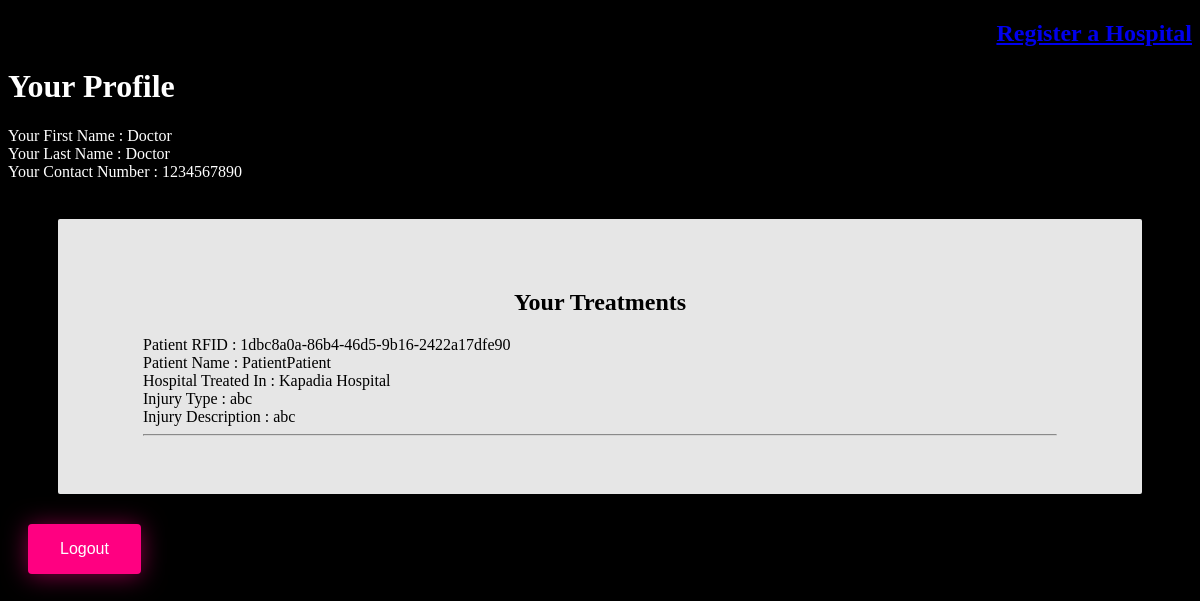
Page /doctorp/doctor/profile (signed in) on the earlier database version.
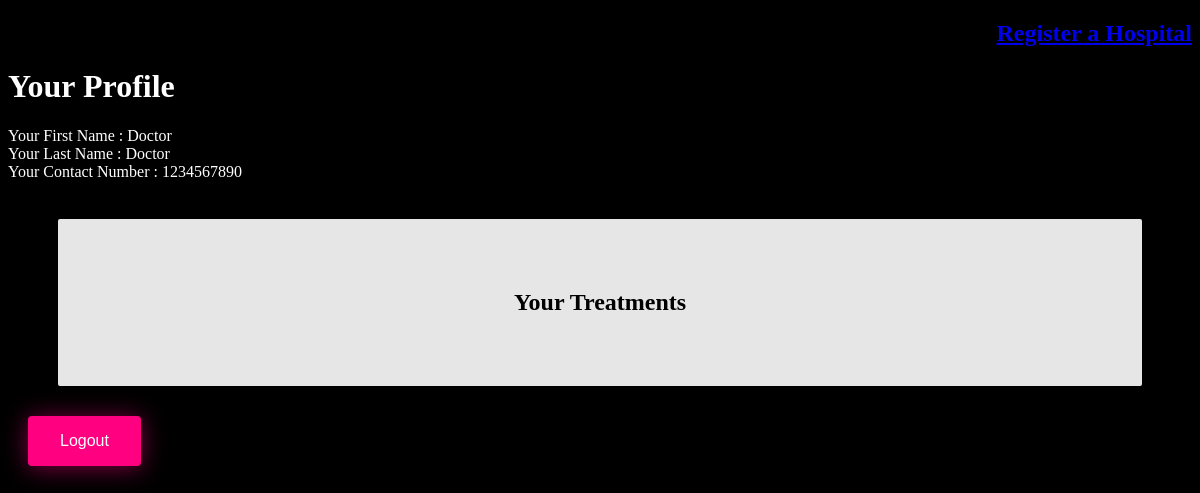
Same page on the later database version.
### accounts/models.py (models this page shows)
class Treatment(models.Model):
    image = models.ImageField()
    doctor = models.ForeignKey(Doctor, on_delete=models.CASCADE, blank=True,null=True)
    patient = models.ForeignKey(Patient, on_delete=models.CASCADE, blank=True,null=True)
    hospital = models.ForeignKey(Hospital, on_delete=models.CASCADE, blank=True,null=True)
    injury_type = models.CharField(max_length=20,blank=True)
    injury_description = models.CharField(max_length=200,blank=True)

class Patient(models.Model):
    user = models.OneToOneField(User, on_delete=models.CASCADE)
    first_name = models.CharField(max_length=30)
    last_name = models.CharField(max_length=30)
    contact_no = models.CharField(max_length=10)
    email_id = models.EmailField()
    uid = models.UUIDField(unique=True, default=uuid.uuid4)
    emergency_contact_no = models.CharField(max_length=10)
    address = models.CharField(max_length=200)
    def __str__(self):
        return self.first_name + self.last_name

class Hospital(models.Model):
    doctor = models.ManyToManyField(Doctor)
    name = models.CharField(max_length=100)
    contact = models.CharField(max_length=10)
    address = models.CharField(max_length=200)
    def __str__(self):
        return self.name

### doctors_p/views.py (the view)
# urls.py: path('doctor/profile', views.docp,name='dprof'),
def docp(request):
    doctor = Doctor.objects.get(user=request.user)
    treatment = Treatment.objects.filter(doctor=doctor)
    return render(request, 'doctors_p/doctorprofile.html', {'doctor': doctor, 'treatments': treatment})

### doctors_p/templates/doctors_p/doctorprofile.html (shortened to what this page needs)
<!DOCTYPE html>
<html lang="en">
<head>
</head>
<body>
{% if user.is_authenticated %}
                <h2 style="text-color:white;" align="right"><a href="{% url 'accounts:hreg'%}">Register a Hospital</a></h2>
<h1> Your Profile</h1>
        <form class="logout" action="{% url 'accounts:logout'%}" method="POST">
           Your First Name : {{doctor.first_name}}<br>
           Your Last Name : {{doctor.last_name}}<br>
           Your Contact Number : {{doctor.contact_no}}<br>
        <br>
        <div class="container">
        <h2 align="center">Your Treatments</h2>
        {% for treat in treatments %}
        Patient RFID : {{treat.patient.uid}}<br>
        Patient Name : {{treat.patient}}<br>
        Hospital Treated In : {{treat.hospital}}<br>
        Injury Type : {{treat.injury_type}}<br>
        Injury Description : {{treat.injury_description}}<br>
        <hr>
        {%endfor%}
        </div>
        <button class="bubbly-button" type="submit"> Logout</button>
        {% endif %}
        </form>
</body>
</html>

Differences in the rows shown:
removed Treatment: patient.uid "1dbc8a0a-86b4-46d5-9b16-2422a17dfe90", patient "PatientPatient", hospital "Kapadia Hospital", injury_type "abc", injury_description "abc"
